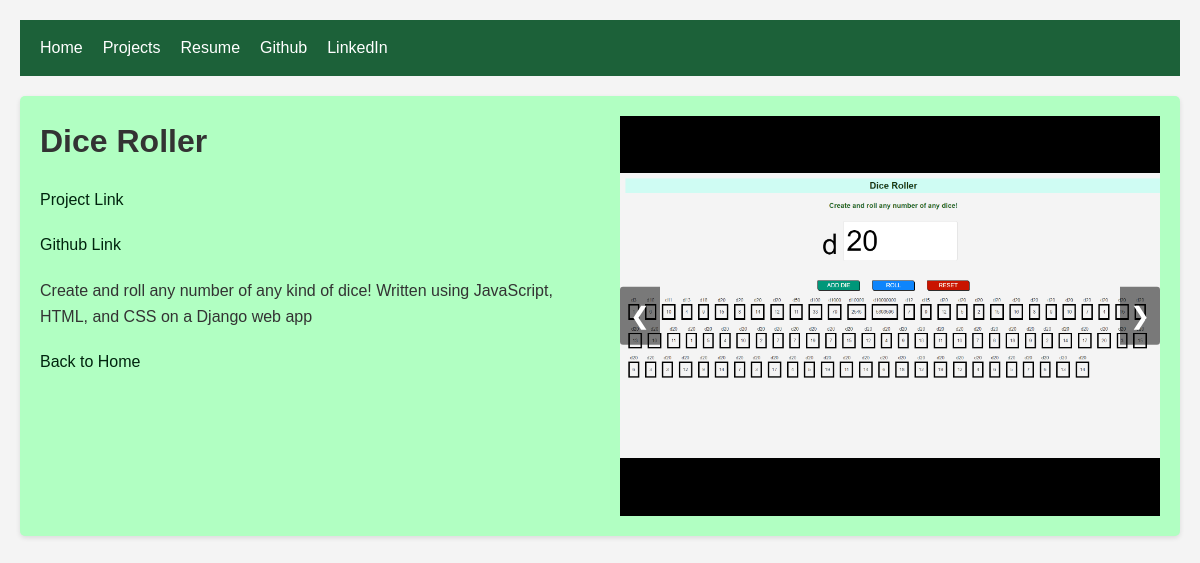
The app's page /project/3 with its own data.
### main/models.py (models this page shows, shortened)
class Project(models.Model):
    title = models.CharField(max_length=200)
    description = models.TextField()
    tags = models.ManyToManyField(Tag, related_name="projects")
    link = models.TextField(blank=True)
    github = models.URLField(max_length=200, blank=True)
    upload = models.FileField(upload_to='uploads/', blank=True)

class ProjectImage(models.Model):
    project = models.ForeignKey(
        Project, related_name="images", on_delete=models.CASCADE
    )
    image = models.ImageField(upload_to="project_images/")

### main/views.py (the view)
# urls.py: path("project/<int:id>", views.project, name="project"),
def project(request, id):
    project = get_object_or_404(Project, pk=id)
    return render(request, "project.html", {"project": project})

### main/templates/project.html (shortened to what this page needs)
{% extends 'base.html' %}
{% load static %}
{% block extrahead %}
    <link rel="stylesheet" href="{% static 'css/project.css' %}">
{% endblock extrahead %}
{% block content %}
    <div class="project-card">
        <div class="project-info">
            <h1>{{ project.title }}</h1>
            {% if project.link %}
                <p><a href="{{ project.link }}">Project Link</a></p>
            {% endif %}
            <p><a href="{{ project.github }}">Github Link</a></p>
            <p>{{ project.description}}</p>
            <a href="{% url 'home' %}">Back to Home</a>
        </div>
        <div class="carousel">
            <div class="carousel-images">
                {% for image in project.images.all %}
                    <div class="carousel-item">
                        <img src="{{image.image.url}}" alt="Project image"/>
                    </div>
                {% endfor %}
            </div>
            <a class="carousel-control prev" onclick="moveSlide(-1)">&#10094;</a>
            <a class="carousel-control next" onclick="moveSlide(1)">&#10095;</a>
        </div>
    </div>
{% endblock content %}

### main/static/css/base.css (style rules this page uses)
* { box-sizing: border-box; margin: 0; padding: 0; font-family: "Arial", sans-serif; }
body { font-family: "Segoe UI", Tahoma, Geneva, Verdana, sans-serif; line-height: 1.6; color: #333; background-color: #f4f4f4; padding: 20px; }
a { color: #00240e; text-decoration: none; }

### main/static/css/project.css (style rules this page uses)
.project-card { display: flex; align-items: flex-start; justify-content: space-between; background-color: rgb(177, 255, 194); box-shadow: 0 2px 5px rgba(0, 0, 0, 0.1); border-radius: 5px; overflow: hidden; max-width: 1200px; margin: auto; padding: 20px; }
.project-info { flex: 1; padding-right: 20px; }
h1, p { margin-bottom: 20px; }
.carousel { flex: 1; display: flex; flex-direction: column; position: relative; max-width: 50%; margin-left: 20px; }
.carousel-images { display: flex; flex: 1; overflow: hidden; position: relative; }
.carousel-control { position: absolute; top: 50%; transform: translateY(-50%); color: white; font-size: 24px; background-color: rgba(0, 0, 0, 0.5); padding: 10px; cursor: pointer; user-select: none; z-index: 10; }
.carousel-control.prev { left: 0; border-radius: 3px 0 0 3px; }
.carousel-control.next { right: 0; border-radius: 0 3px 3px 0; }
.carousel-item { display: flex; justify-content: center; align-items: center; background-color: black; width: 100%; height: 400px; }
.carousel-item img { max-height: 100%; max-width: 100%; object-fit: contain; }

### records on screen
Project: title "Dice Roller", description "Create and roll any number of any kind of dice! Written using JavaScript, HTML, and CSS on a Django web app"
ProjectImage: image (picture)
